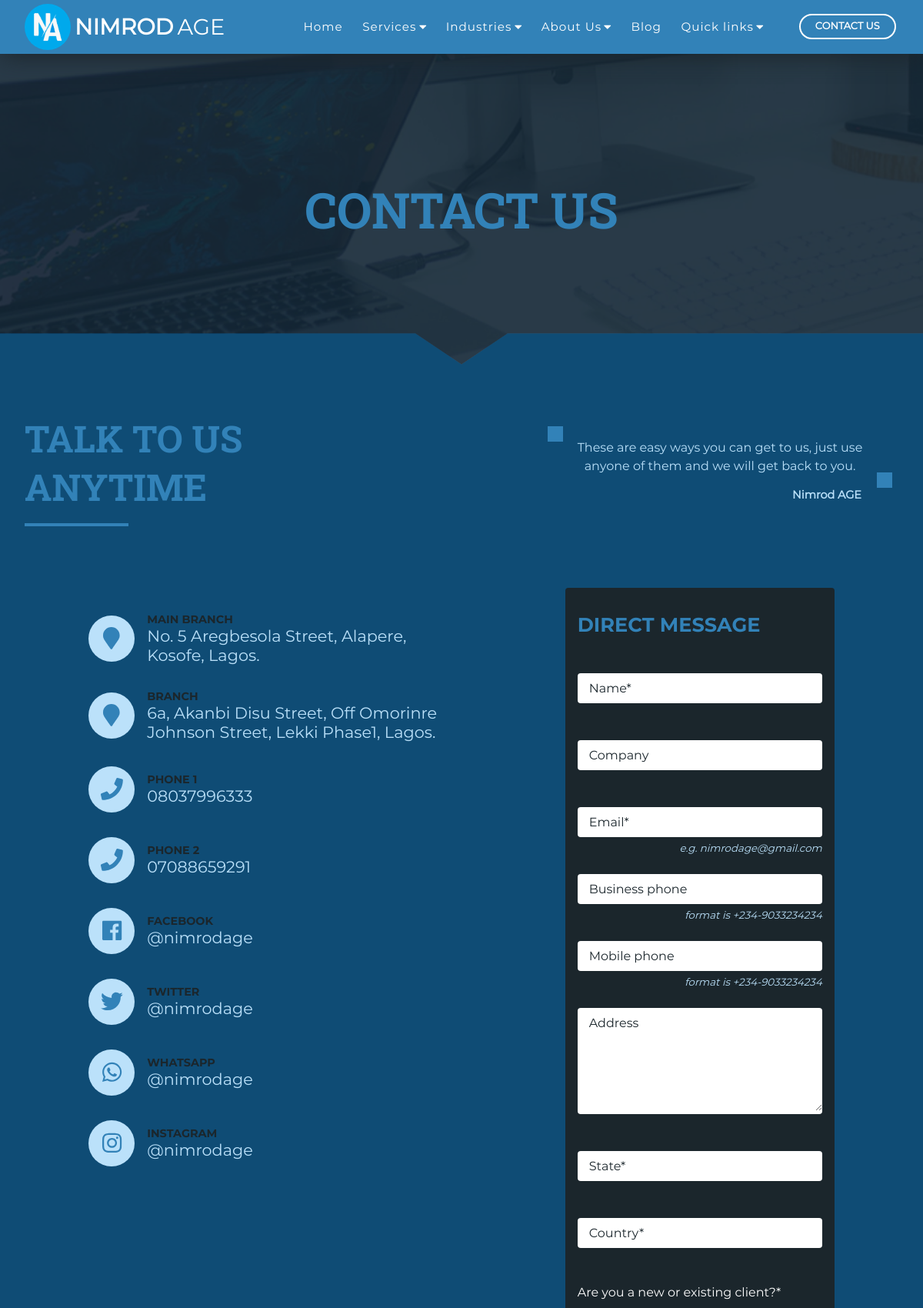
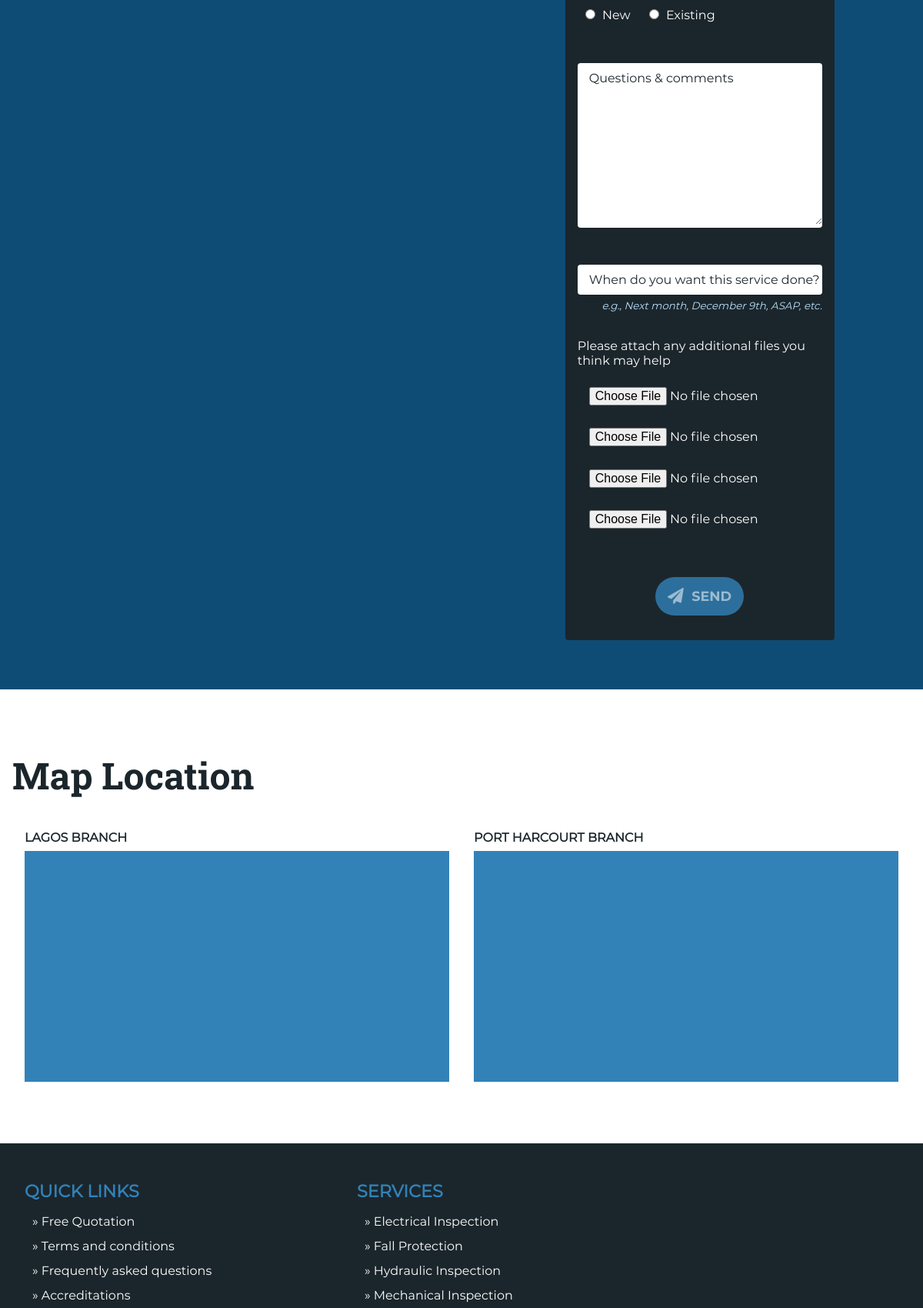
Page /contact/ (upper part) on the committed database (2 pictures, top to bottom).
### Home/models.py (models this page shows, shortened)
class Service(models.Model):
	name = models.CharField(max_length=225)
	data = models.TextField(blank=True)
	slug = models.CharField(max_length=225, blank=True, editable=False)
	image = models.ImageField(upload_to=_image_upload2)
	class Meta:
		ordering=['name']

### Home/views.py (the view, shortened to what this page needs)
# urls.py: path('contact/', ContactView.as_view(), name='contact'),
class ContactView(CreateView):
	template_name='Home/contact.html'
	form_class = ContactForm
	success_url = 'contact'
	def get(self, request):
		return render(request, self.template_name, self.get_context_data())
	def get_context_data(self):
		context={}
		context['title']='Contact Us'
		context['klass']='contactPage'
		context['services']=Service.objects.all()
		context['industries']=Industry.objects.all()
		for i in self.get_form():
			txt = []
			for a in i.errors:
				txt.append(a)
			txt = '<br>'.join(txt)
			context[i.name+'_e'] = txt
			context[i.name+'_h'] = i.help_text
			context[i.name] = i.value()
		return context

### Home/templates/Home/contact.html (shortened to what this page needs)
{% extends 'Home/base.html' %}
{% load static %}
{% block sections %}
	<section class="subhero">
		<div class="overlay">
			<h1>Contact us</h1>
		</div>
	</section>
	<section class="services" id="contact">
		<div class="head">
			<h2>
				Talk to us anytime
			</h2>
			<div class="quote">
				<p>
					These are easy ways you can get to us, just use anyone of them and we will get back to you.</p>
				<span>Nimrod AGE</span>
			</div>
		</div>
		<div class="contents">
			<div class="social">
				<div class="link">
					<span class="icon"><i class="fas fa-map-marker"></i></span>
					<div class="text">
						<h3>Main branch</h3>
						<p>No. 5 Aregbesola Street, Alapere,<br>Kosofe, Lagos.</p>
					</div>
				</div>
				<div class="link">
					<span class="icon"><i class="fas fa-map-marker"></i></span>
					<div class="text">
						<h3>Branch</h3>
						<p>
							6a, Akanbi Disu Street, Off Omorinre<br>Johnson Street, Lekki Phase1, Lagos.
						</p>
					</div>
				</div>
				<div class="link">
					<span class="icon"><i class="fas fa-phone"></i></span>
					<div class="text">
						<h3>Phone 1</h3>
						<a href="tel:08037996333">08037996333</a>
					</div>
				</div>
				<div class="link">
					<span class="icon"><i class="fas fa-phone"></i></span>
					<div class="text">
						<h3>Phone 2</h3>
						<a href="tel:07088659291">07088659291</a>
					</div>
				</div>
				<div class="link">
					<span class="icon"><i class="fab fa-facebook"></i></span>
					<div class="text">
						<h3>Facebook</h3>
						<a href="#">@nimrodage</a>
					</div>
				</div>
				<div class="link">
					<span class="icon"><i class="fab fa-twitter"></i></span>
					<div class="text">
						<h3>Twitter</h3>
						<a href="#">@nimrodage</a>
					</div>
				</div>
				<div class="link">
					<span class="icon"><i class="fab fa-whatsapp"></i></span>
					<div class="text">
						<h3>Whatsapp</h3>
						<a href="#">@nimrodage</a>
					</div>
				</div>
				<div class="link">
					<span class="icon"><i class="fab fa-instagram"></i></span>
					<div class="text">
						<h3>Instagram</h3>
						<a href="#">@nimrodage</a>
					</div>
				</div>
			</div>
			<div class="direct">
				<form method="POST">
					<legend>Direct message</legend>
					<div class="input">
						<label for="name">Name*</label>
						<input type="text" name="name" class="in" value="{% if name %}{{name}}{% endif %}">
					</div>
					<div class="input">
						<label for="name">Company</label>
						<input type="text" name="company" class="in" value="{% if company %}{{company}}{% endif %}">
					</div>
					<div class="input">
						<label for="name">Email*</label>
						<input type="email" name="email" class="in" value="{% if email %}{{email}}{% endif %}">
						{% if email_e %}
							<small style="color: red">{{ email_e }}</small>
						{% else %}
							<small>{{ email_h }}</small>
						{% endif %}
					</div>
					<div class="input">
						<label for="name">Business phone</label>
						<input type="text" name="business_phone" class="in" value="{% if business_phone %}{{business_phone}}{% endif %}">
						{% if business_phone_e %}
							<small style="color: red">{{ business_phone_e }}</small>
						{% else %}
							<small>{{ business_phone_h }}</small>
						{% endif %}
					</div>
					<div class="input">
						<label for="name">Mobile phone</label>
						<input type="text" name="mobile_phone" class="in" value="{% if mobile_phone %}{{mobile_phone}}{% endif %}">
						{% if mobile_phone_e %}
							<small style="color: red">{{ mobile_phone_e }}</small>
						{% else %}
							<small>{{ mobile_phone_h }}</small>
						{% endif %}
					</div>
					<div class="input">
						<label for="name">Address</label>
						<textarea type="text" name="address" class="in" rows="6" cols="5">{% if address %}{{address}}{% endif %}</textarea>
					</div>
					<div class="input">
						<label for="name">State*</label>
						<input type="text" name="state" class="in" value="{% if state %}{{state}}{% endif %}">
					</div>
					<div class="input">
						<label for="name">Country*</label>
						<input type="text" name="country" class="in" value="{% if country %}{{country}}{% endif %}">
					</div>
					<div class="input radio">
						<label for="name">Are you a new or existing client?*</label>
						<ul>
							<li>
								<input type="radio" name="client" value="N">
								<label>New</label>
							</li>
							<li>
								<input type="radio" name="client" value="E">
								<label>Existing</label>
							</li>
						</ul>
					</div>
					<div class="input">
						<label for="message">Questions & comments</label>
						<textarea name="message" id="" cols="30" rows="10" class="in">{% if message %}{{message}}{% endif %}</textarea>
					</div>
					<div class="input">
						<label for="name">When do you want this service done?</label>
						<input type="text" name="d_date" class="in" value="{% if d_date %}{{d_date}}{% endif %}">
						{% if d_date_e %}
							<small style="color: red">{{ d_date_e }}</small>
						{% else %}
							<small>{{ d_date_h }}</small>
						{% endif %}
					</div>
					<div class="input file">
						<label for="name">Please attach any additional files you think may help</label>
						<input type="file" name="file_one">
						<input type="file" name="file_two">
						<input type="file" name="file_three">
						<input type="file" name="file_four">
					</div>
					<button class="btn"><span class="send"><i class="fas fa-paper-plane"></i></span><span>Send</span></button>
				</form>
			</div>
		</div>
	</section>
	<section class="map">
		<h2>Map Location</h2>
		<div class="maps">
			<div class="gmap">
				<h4>Lagos branch</h4>
				<div class="mapx">
				</div>
			</div>
			<div class="gmap">
				<h4>Port harcourt branch</h4>
				<div class="mapx">
				</div>
			</div>
		</div>
	</section>
{% endblock %}

### Home/templates/Home/base.html (shortened to what this page needs)
{% load static %}
<!DOCTYPE html>
<html>
<head>
	<link rel="stylesheet" href="{% static 'css/animate.min.css' %}">
	<link rel="stylesheet" href="{% static 'css/slick-theme.min.css' %}">
	<link rel="stylesheet" href="{% static 'css/slick.css' %}">
	<link rel="stylesheet" type="text/css" href="{% static 'css/style.css' %}">
</head>
<body class="{{ klass }}">
	<header>
		<div class="container">
			<a style="display: block;" href="{% url 'index' %}"><div class="logo-container">
				<img src="{% static 'images/nimrodagelogo.png' %}"><h3 class="logo">Nimrod<span>AGE</span></h3>
			</div></a>
			<div class="nav-btn">
				<div class="nav-links">
					<ul>
						<li class="nav-link" style="--i: .6s">
							<a href="{% url 'index' %}" class="">Home</a>
						</li>
						<li class="nav-link" style="--i: .85s">
							<a href="#" class="disableA">Services<i class="fas fa-caret-down"></i></a>
						</li>
						<li class="nav-link" style="--i: 1.1s">
							<a href="#" class="disableA">Industries<i class="fas fa-caret-down"></i></a>
						</li>
						<li class="nav-link" style="--i: 1.35s">
							<a href="#" class="disableA">About Us<i class="fas fa-caret-down"></i></a>
						</li>
						<li class="nav-link" style="--i: 1.6s">
							<a href="{% url 'blog' %}" class="">Blog</a>
						</li>
						<li class="nav-link" style="--i: 1.85s">
							<a href="#" class="disableA">Quick links<i class="fas fa-caret-down"></i></a>
						</li>
					</ul>
				</div>
				<div class="log-sign" style="--i: 1.8s">
					<a href="{% url 'contact' %}" class="btn transparent">Contact us</a>
				</div>
			</div>
		</div>
	</header>
	<main>
		{% block sections %}
		{% endblock %}
		<section id="footer">
			<div class="links">
				<legend>Quick links</legend>
				<ul>
					<li><a href="#">&raquo; Free Quotation</a></li>
					<li><a href="#">&raquo; Terms and conditions</a></li>
					<li><a href="{% url 'faq' %}">&raquo; Frequently asked questions</a></li>
					<li><a href="#">&raquo; Accreditations</a></li>
				</ul>
			</div>
			<div class="links">
				<legend>Services</legend>
				<ul>
					{% for i in services %}
						<li><a href="{% url 'service' i.slug %}">&raquo; {{i.name.title}}</a></li>
					{% endfor %}
				</ul>
			</div>
		</section>
	</main>
</body>
</html>

### rows in the picture
Service: name "Electrical Inspection"
Service: name "Fall Protection"
Service: name "Hydraulic Inspection"
Service: name "Mechanical Inspection"

### other values in the picture
{{ email_h }} "e.g. nimrodage@gmail.com"
{{ business_phone_h }} "format is +234-9033234234"
{{ mobile_phone_h }} "format is +234-9033234234"
{{ d_date_h }} "e.g., Next month, December 9th, ASAP, etc."
